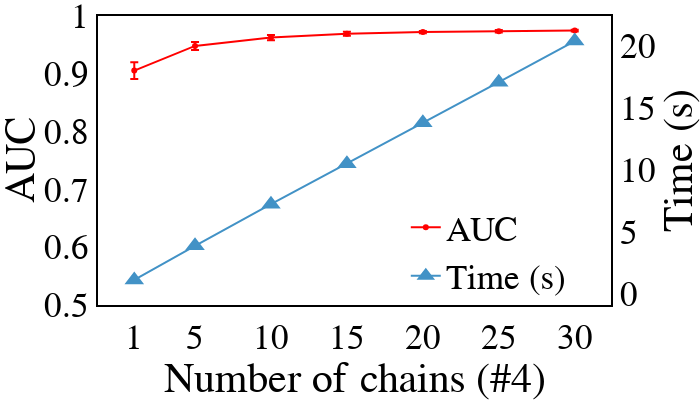

The cell this chart's notebook holds for it:
### Code cell
cfg.data.synthetic_ds = 4
cfg.experiments.chains.ds = 4

df = pd.read_csv(cfg.data.save_path)
res = ad2s_detect(df, chains_candidate = cfg.experiments.chains.candidate)
df = pd.DataFrame.from_dict(res,orient='index')
df['num'] = df.index
df.to_csv(cfg.experiments.chains.save_path)

df = pd.read_csv(cfg.experiments.chains.save_path)
fig = plot_res(df)
fig.write_image(cfg.experiments.chains.pdf_path)
fig

### Figure 1 — Plotly figure (JSON) as saved in the notebook; plotly's stock layout.template omitted (floating-point values rounded to 4 significant figures)
{"data": [{"error_y": {"array": [0.0146, 0.00692, 0.004447, 0.003413, 0.002041, 0.002049, 0.001612], "type": "data", "visible": true}, "marker": {"color": "red"}, "mode": "lines+markers", "name": "AUC", "type": "scatter", "x": [1, 5, 10, 15, 20, 25, 30], "y": [0.9056, 0.9482, 0.9626, 0.9693, 0.9721, 0.9736, 0.9747]}, {"marker": {"color": "#4292c6", "size": 17, "symbol": "triangle-up-dot"}, "mode": "lines+markers", "name": "Time (s)", "type": "scatter", "x": [1, 5, 10, 15, 20, 25, 30], "y": [1.086, 3.842, 7.202, 10.47, 13.78, 17.06, 20.38], "yaxis": "y2"}], "layout": {"font": {"color": "black", "family": "Times New Roman", "size": 35}, "height": 400, "legend": {"bgcolor": "rgba(0,0,0,0)", "font": {"color": "black", "size": 35}, "x": 0.6, "y": 0}, "margin": {"b": 0, "l": 0, "r": 0, "t": 0}, "plot_bgcolor": "white", "width": 700, "xaxis": {"linecolor": "black", "linewidth": 2, "mirror": true, "showgrid": false, "showline": true, "tickvals": [1, 5, 10, 15, 20, 25, 30], "title": {"text": "Number of chains (#4)"}}, "yaxis": {"linecolor": "black", "linewidth": 2, "mirror": true, "range": [0.5, 1], "showgrid": false, "showline": true, "tickmode": "auto", "title": {"text": "AUC"}}, "yaxis2": {"linecolor": "black", "linewidth": 2, "mirror": true, "overlaying": "y", "showgrid": false, "showline": true, "side": "right", "title": {"text": "Time (s)"}}}}
